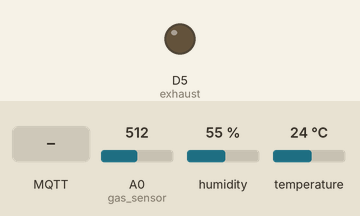
Simulated run of this sketch. Board: ESP8266 (NodeMCU). Shown: output pins drawn as LEDs (lit = HIGH). Inputs (shaded band) come from the test bench; at power-on: A0 (gas_sensor) = 512, humidity 55 %, temperature 24 °C. WiFi joins after 1.5 s; servers stay silent unless stated; no MQTT or app messages arrive unless stated; what the sketch prints to the serial monitor is not drawn.

Above: at 2.7 s.
2.8 s: MQTT message "on" arrives on the first subscribed topic
At 12.4 s:
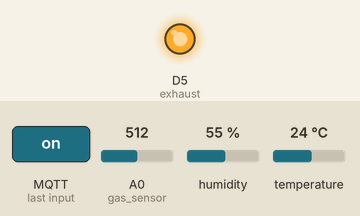
23.2 s: MQTT message "off" arrives on the first subscribed topic
At 32.7 s:
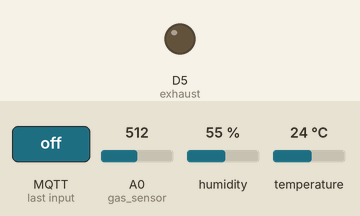
Timing chart, 0 to 34.2 s (numbered marks = the images above; inputs shaded):
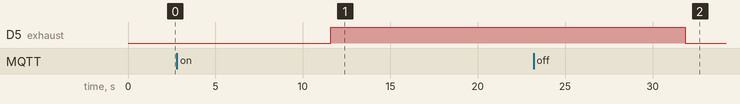

Measured:
- after the input at 2.8 s, D5 (exhaust): LOW → HIGH after 8.8 s
- after the input at 23.2 s, D5 (exhaust): HIGH → LOW after 8.7 s

The sketch:

Ammonia.ino
```cpp
#include <ESP8266WiFi.h>
#include <PubSubClient.h>

#define exhaust D5
#define manureCollector D6
int gas_sensor = A0; //Sensor pin

float m = -0.263; //Slope
float b = 0.42; //Y-Intercept

const char* ssid = "";
const char* password = "";

//DEVICE CREDENTIALS
#define ORG ""
#define DEVICE_TYPE ""
#define DEVICE_ID ""
#define TOKEN ""
String command;

#include "DHT.h"
#define DHTPIN D2    // what pin we're connected to
#define DHTTYPE DHT11   // define type of sensor DHT 11
DHT dht (DHTPIN, DHTTYPE);
#define light D4

char server[] = ORG ".messaging.internetofthings.ibmcloud.com";
char pubtopic[] = "iot-2/evt/ppm/fmt/json";
char topic[] = "iot-2/cmd/data/fmt/String";
char authMethod[] = "use-token-auth";
char token[] = TOKEN;
char clientId[] = "d:" ORG ":" DEVICE_TYPE ":" DEVICE_ID;
//Serial.println(clientID);

WiFiClient wifiClient;
void callback(char* topic, byte* payload, unsigned int payloadLength);
PubSubClient client(server, 1883, callback, wifiClient);
void setup() {
  pinMode(gas_sensor, INPUT); //Set gas sensor as input
  pinMode(exhaust,OUTPUT); //  exhaust should be switched on or off
  Serial.begin(115200);
  dht.begin();

  Serial.println();
  wifiConnect();
  mqttConnect();
}

void loop() {
    delay(5000);
    delay(5000);
// ammonia levels
      float sensor_volt; //Define variable for sensor voltage
      float RS_gas; //Define variable for sensor resistance
      float ratio; //Define variable for ratio
      float R0; //Define variable for R0
      float sensorValue = analogRead(gas_sensor); //Read analog values of sensor
      sensor_volt = sensorValue*(5.0 / 1023.0); //Convert analog values to voltage
      RS_gas = ((5.0 * 10.0) / sensor_volt) - 10.0; //Get value of RS in a gas
      R0 = RS_gas/3.6; //Calculate R0
      ratio = RS_gas / R0; // Get ratio RS_gas/RS_air

      double ppm_log = (log10(ratio) - b) / m; //Get ppm value in linear scale according to the the ratio value
      double val = pow(10, ppm_log); //Convert ppm value to log scale
      Serial.print("Ammonia value = ");
      Serial.println(val);//print the ppm percent value to serial

      if(val>= 20){
          Serial.print("Birds maybe in Danger");   }

  float h = dht.readHumidity();
  float t = dht.readTemperature();

  Serial.print("Ammonia in PPM: ");
  Serial.println(val);
  Serial.print("Humidity: ");
  Serial.println(h);
  Serial.print("Temperature: ");
  Serial.println(t);
  if (isnan(h) || isnan(t)) {
    Serial.println("Failed to read from DHT sensor!");
    return;
  }

  if (!client.loop()) {
    mqttConnect();
  }
  PublishData(t,h,val);
delay(100);
}

void wifiConnect() {
  Serial.print("Connecting to "); Serial.print(ssid);
  WiFi.begin(ssid, password);
  while (WiFi.status() != WL_CONNECTED) {
    delay(500);
    Serial.print(".");
  }
  Serial.print("nWiFi connected, IP address: "); Serial.println(WiFi.localIP());
}

void mqttConnect() {
  if (!client.connected()) {
    Serial.print("Reconnecting MQTT client to "); Serial.println(server);
    while (!client.connect(clientId, authMethod, token)) {
      Serial.print(".");
      delay(500);
    }
    initManagedDevice();
    Serial.println();
  }
}

void initManagedDevice() {
  if (client.subscribe(topic)) {
    Serial.println("subscribe to cmd OK");
  } else {
    Serial.println("subscribe to cmd FAILED");
  }
}

void callback(char* topic, byte* payload, unsigned int payloadLength) {
  Serial.print("callback invoked for topic: "); Serial.println(topic);

  for (int i = 0; i < payloadLength; i++) {
    //Serial.println((char)payload[i]);
    command += (char)payload[i];
  }
Serial.println(command);
if(command == "on"){
   digitalWrite(exhaust,HIGH);
  digitalWrite(manureCollector,HIGH);
  Serial.println("Exhaust and Manure Collector are ON");

}
else if(command == "off"){
  Serial.println("Exhaust and Manure Collector are OFF");
  digitalWrite(exhaust,LOW);
  digitalWrite(manureCollector,LOW);
}
command ="";
}

void PublishData(float t,float h,float val){
 if (!!!client.connected()) {
 Serial.print("Reconnecting client to ");
 Serial.println(server);
 while (!!!client.connect(clientId, authMethod, token)) {
 Serial.print(".");
 delay(500);
 }
 Serial.println();
 }
  String payload = "{\"d\":{\"temperature\":";
  payload += t;
  payload+="," "\"humidity\":";
  payload += h;
  payload+="," "\"val\":";
  payload += val;
  payload += "}}";
 Serial.print("Sending payload: ");
 Serial.println(payload);

 if (client.publish(pubtopic, (char*) payload.c_str())) {
 Serial.println("Publish ok");
 } else {
 Serial.println("Publish failed");
 }
}
```
